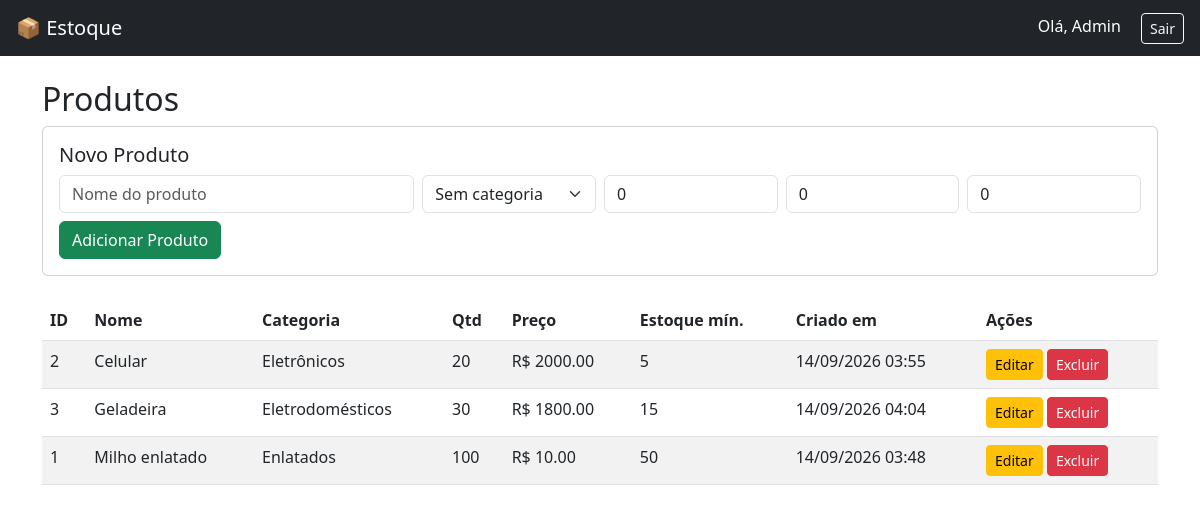
The app's page /produtos (signed in) with its own data.
### models.py (models this page shows)
class Usuario(db.Model, UserMixin):
    id = db.Column(db.Integer, primary_key=True)
    nome = db.Column(db.String(100), nullable=False)
    email = db.Column(db.String(100), unique=True, nullable=False)
    senha = db.Column(db.String(200), nullable=False)
    tipo = db.Column(db.String(20), default='operador')

class Produto(db.Model):
    id = db.Column(db.Integer, primary_key=True)
    nome = db.Column(db.String(100), nullable=False)
    categoria_id = db.Column(db.Integer, db.ForeignKey('categoria.id'))
    quantidade = db.Column(db.Integer, default=0)
    preco = db.Column(db.Float, default=0.0)
    estoque_minimo = db.Column(db.Integer, default=0)
    criado_em = db.Column(db.DateTime, server_default=db.func.now())
    atualizado_em = db.Column(db.DateTime, server_default=db.func.now(), onupdate=db.func.now())
    categoria = db.relationship('Categoria', backref='produtos')

class Categoria(db.Model):
    id = db.Column(db.Integer, primary_key=True)
    nome = db.Column(db.String(100), nullable=False)

### app.py (the view)
@app.route('/produtos')
@login_required
def produtos():
    lista = Produto.query.order_by(Produto.nome).all()
    cats = Categoria.query.order_by(Categoria.nome).all()
    return render_template('produtos.html', produtos=lista, categorias=cats)

### app.py (called while the page is built)
@login_manager.user_loader
def load_user(user_id):
    return Usuario.query.get(int(user_id))

### templates/produtos.html (shortened to what this page needs)
{% extends 'base.html' %}
{% block content %}
<h2>Produtos</h2>
<div class="card mb-4">
    <div class="card-body">
        <h5 class="card-title">Novo Produto</h5>
        <form method="POST" action="{{ url_for('novo_produto') }}" class="row g-2">
            <div class="col-md-4">
                <input type="text" name="nome" class="form-control" placeholder="Nome do produto" required>
            </div>
            <div class="col-md-2">
                <select name="categoria_id" class="form-select">
                    <option value="">Sem categoria</option>
                </select>
            </div>
            <div class="col-md-2">
                <input type="number" name="quantidade" class="form-control" placeholder="Qtd" value="0">
            </div>
            <div class="col-md-2">
                <input type="number" step="0.01" name="preco" class="form-control" placeholder="Preço" value="0">
            </div>
            <div class="col-md-2">
                <input type="number" name="estoque_minimo" class="form-control" placeholder="Estoque mín." value="0">
            </div>
            <div class="col-12 mt-2">
                <button class="btn btn-success">Adicionar Produto</button>
            </div>
        </form>
    </div>
</div>
<table class="table table-striped">
    <thead>
        <tr>
            <th>ID</th>
            <th>Nome</th>
            <th>Categoria</th>
            <th>Qtd</th>
            <th>Preço</th>
            <th>Estoque mín.</th>
            <th>Criado em</th>
            <th>Ações</th>
        </tr>
    </thead>
    <tbody>
        {% for p in produtos %}
        <tr>
            <td>{{ p.id }}</td>
            <td>{{ p.nome }}</td>
            <td>{{ p.categoria.nome if p.categoria else '-' }}</td>
            <td>{{ p.quantidade }}</td>
            <td>R$ {{ "%.2f"|format(p.preco) }}</td>
            <td>{{ p.estoque_minimo }}</td>
            <td>{{ p.criado_em.strftime('%d/%m/%Y %H:%M') if p.criado_em else '-' }}</td>
            <td>
                <a href="{{ url_for('editar_produto', id=p.id) }}" class="btn btn-warning btn-sm">Editar</a>
                <a href="{{ url_for('excluir_produto', id=p.id) }}"
                   class="btn btn-danger btn-sm"
                   onclick="return confirm('Excluir esse produto?')">Excluir</a>
            </td>
        </tr>
        {% else %}
        <tr><td colspan="8" class="text-center">Nenhum produto cadastrado.</td></tr>
        {% endfor %}
    </tbody>
</table>
{% endblock %}

### templates/base.html (shortened to what this page needs)
<!DOCTYPE html>
<html lang="pt-br">
<head>
    <link href="https://cdn.jsdelivr.net/npm/bootstrap@5.3.0/dist/css/bootstrap.min.css" rel="stylesheet">
</head>
<body>
<nav class="navbar navbar-expand-lg navbar-dark bg-dark px-3">
    <a class="navbar-brand" href="/">📦 Estoque</a>
    {% if current_user.is_authenticated %}
    <div class="ms-auto">
        <span class="text-white me-3">Olá, {{ current_user.nome }}</span>
        <a class="btn btn-outline-light btn-sm" href="{{ url_for('logout') }}">Sair</a>
    </div>
    {% endif %}
</nav>
<div class="container mt-4">
    {% block content %}{% endblock %}
</div>
</body>
</html>

### records on screen
Usuario: nome "Admin"
Produto: id "2", nome "Celular", categoria "Eletrônicos", quantidade "20", preco "2000.00", estoque_minimo "5", criado_em "14/09/2026 03:55"
Produto: id "3", nome "Geladeira", categoria "Eletrodomésticos", quantidade "30", preco "1800.00", estoque_minimo "15", criado_em "14/09/2026 04:04"
Produto: id "1", nome "Milho enlatado", categoria "Enlatados", quantidade "100", preco "10.00", estoque_minimo "50", criado_em "14/09/2026 03:48"
